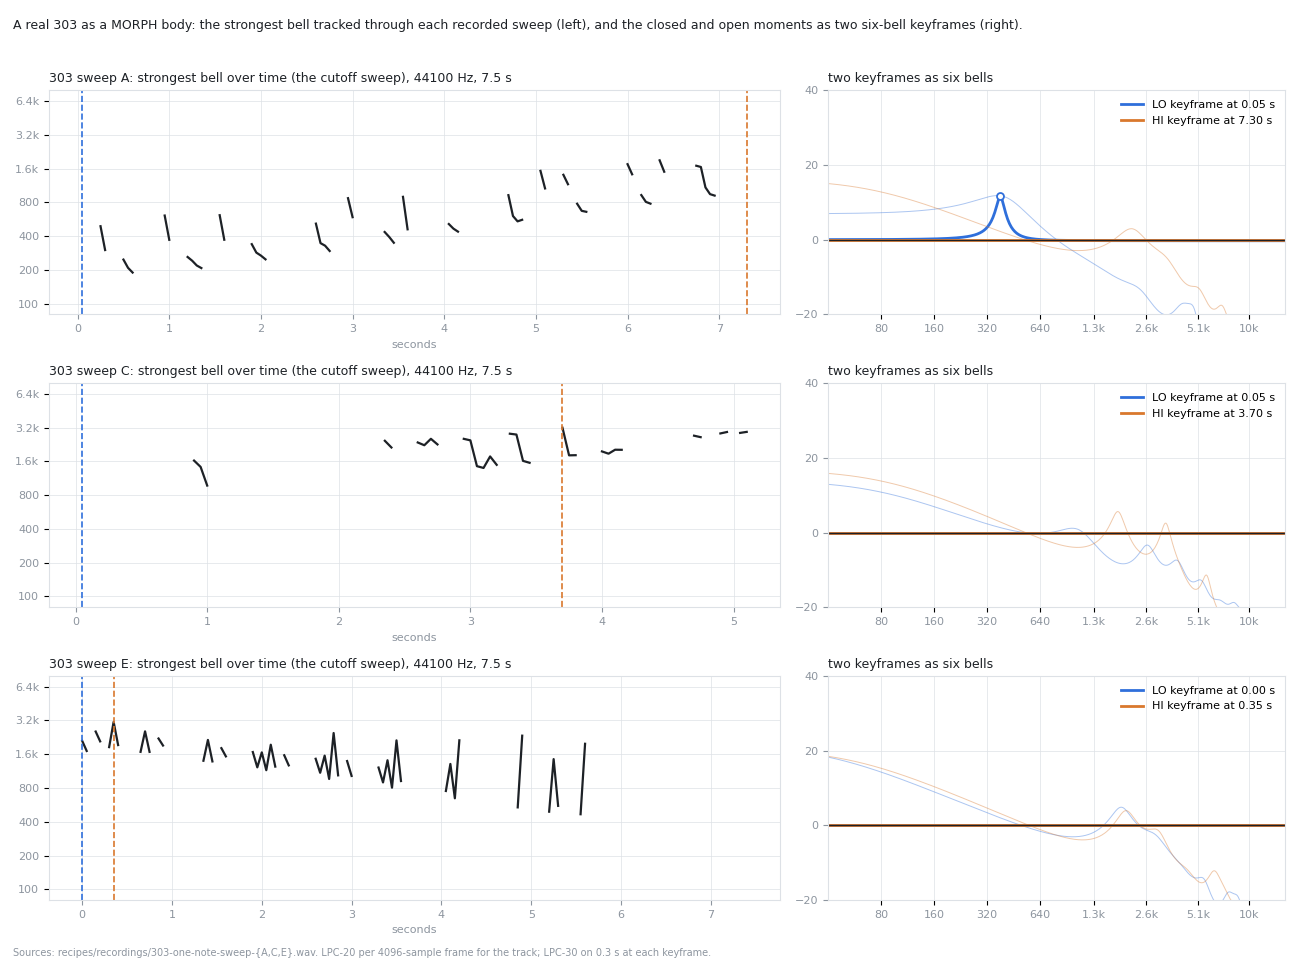

Here is the Python script that generated this plot:
import os, wave
import numpy as np
import matplotlib
matplotlib.use("Agg")
import matplotlib.pyplot as plt

HERE = os.path.dirname(os.path.abspath(__file__)); ROOT = os.path.abspath(os.path.join(HERE, "..", ".."))
INK = "#1d2126"; MUTE = "#8d959f"; GRIDC = "#dde1e6"; BLUE = "#2F6FDB"; ORANGE = "#D9782D"; GREY = "#c6ccd3"
FILES = [("303 sweep A", os.path.join(ROOT, "recipes", "recordings", "303-one-note-sweep-A.wav")),
         ("303 sweep C", os.path.join(ROOT, "recipes", "recordings", "303-one-note-sweep-C.wav")),
         ("303 sweep E", os.path.join(ROOT, "recipes", "recordings", "303-one-note-sweep-E.wav"))]


def read(path):
    try:
        import soundfile as sf
        x, fs = sf.read(path, always_2d=True); return x.mean(axis=1).astype(np.float64), fs
    except ImportError:
        w = wave.open(path, "rb"); n, ch, sw, fs = w.getnframes(), w.getnchannels(), w.getsampwidth(), w.getframerate()
        raw = w.readframes(n); w.close()
        if sw == 2:
            x = np.frombuffer(raw, dtype="<i2").astype(np.float64) / 32768
        elif sw == 3:
            b = np.frombuffer(raw, dtype=np.uint8).reshape(-1, 3)
            x = (b[:, 0].astype(np.int32) | (b[:, 1].astype(np.int32) << 8) | (b[:, 2].astype(np.int32) << 16))
            x = np.where(x >= 1 << 23, x - (1 << 24), x).astype(np.float64) / (1 << 23)
        else:
            x = np.frombuffer(raw, dtype="<i4").astype(np.float64) / 2147483648
        return x.reshape(-1, ch).mean(axis=1), fs


def lpc(x, order, frame=4096):
    x = x - x.mean(); x = x / (np.max(np.abs(x)) + 1e-12); frame = min(frame, len(x)); hop = max(1, frame // 2); w = np.hanning(frame)
    r = np.zeros(order + 1); count = 0
    for s in range(0, max(1, len(x) - frame + 1), hop):
        seg = x[s:s + frame] * w; r += np.fft.irfft(np.abs(np.fft.rfft(seg, 2 * frame)) ** 2)[:order + 1]; count += 1
    r /= max(count, 1); r[0] *= 1 + 1e-6; a = np.zeros(order + 1); a[0] = 1; e = r[0]
    for i in range(1, order + 1):
        k = -(r[i] + np.dot(a[1:i], r[i - 1:0:-1])) / e; an = a.copy(); an[1:i] = a[1:i] + k * a[i - 1:0:-1]; an[i] = k; a = an; e *= 1 - k * k
    return a, np.sqrt(max(e, 1e-12))


def env_db(a, g, fs, hz):
    hz = np.asarray(hz, float)[:, None]; return 20 * np.log10(g / np.abs(np.sum(a * np.exp(-1j * 2 * np.pi * hz / fs * np.arange(len(a))), axis=1)))


def bells(a, g, fs, count, grid):
    e = env_db(a, g, fs, grid); med = np.median(e); roots = np.roots(a); roots = roots[(roots.imag > 0) & (np.abs(roots) < 1)]
    out = []
    for z in roots:
        f = np.angle(z) * fs / (2 * np.pi); bw = -np.log(np.abs(z)) * fs / np.pi
        if f < 30 or f > 0.45 * fs or bw > f: continue
        p = env_db(a, g, fs, [f])[0] - med
        if p >= 6: out.append((p, f, bw))
    out.sort(reverse=True); return sorted(out[:count], key=lambda t: t[1])


def section_db(fs, fp, bwp, fz, bwz, hz):
    w = 2 * np.pi * hz / fs; rp = np.exp(-np.pi * bwp / fs); tp = 2 * np.pi * fp / fs; rz = np.exp(-np.pi * bwz / fs); tz = 2 * np.pi * fz / fs
    num = np.abs(1 - 2 * rz * np.cos(tz) * np.exp(-1j * w) + rz * rz * np.exp(-2j * w)); den = np.abs(1 - 2 * rp * np.cos(tp) * np.exp(-1j * w) + rp * rp * np.exp(-2j * w))
    dc = (1 - 2 * rp * np.cos(tp) + rp * rp) / (1 - 2 * rz * np.cos(tz) + rz * rz); return 20 * np.log10(num / den * abs(dc))


def frame_db(res, fs, hz):
    t = np.zeros_like(hz)
    for p, f, bw in res:
        bw = max(1.0, min(bw, f / 10)); t += section_db(fs, f, bw, f, bw * 10 ** (min(40, max(3, p)) / 20), hz)
    return t


grid = np.geomspace(40, 16000, 500)
fig, axes = plt.subplots(len(FILES), 2, figsize=(13, 3.2 * len(FILES)), dpi=100, gridspec_kw={"width_ratios": [1.6, 1]})
fig.patch.set_facecolor("white")
lines = []
for row, (name, path) in enumerate(FILES):
    x, fs = read(path); x = x - x.mean()
    n = len(x); hop = int(0.05 * fs); frame = 4096
    times, peaks = [], []
    for s in range(0, n - frame, hop):
        a, g = lpc(x[s:s + frame], 20); r = bells(a, g, fs, 1, grid)
        times.append(s / fs); peaks.append(r[0][1] if r else np.nan)
    ax = axes[row, 0]
    ax.plot(times, peaks, color=INK, lw=1.6)
    ax.set_yscale("log"); ax.set_ylim(80, 8000); ax.set_yticks([100, 200, 400, 800, 1600, 3200, 6400]); ax.set_yticklabels(["100", "200", "400", "800", "1.6k", "3.2k", "6.4k"], fontsize=8, color=MUTE)
    ax.tick_params(axis="x", labelsize=8, colors=MUTE); ax.grid(True, color=GRIDC, lw=0.5); ax.minorticks_off()
    for sp in ax.spines.values(): sp.set_color(GRIDC)
    ax.set_title(f"{name}: strongest bell over time (the cutoff sweep), {fs} Hz, {n / fs:.1f} s", fontsize=9, color=INK, loc="left")
    ax.set_xlabel("seconds", fontsize=8, color=MUTE)
    valid = [(t, p) for t, p in zip(times, peaks) if np.isfinite(p)]
    lo_t = valid[0][0] if valid else 0.0
    hi_i = int(np.nanargmax(peaks)); hi_t = times[hi_i]
    keys = []
    for label, colour, t0 in (("LO keyframe", BLUE, lo_t), ("HI keyframe", ORANGE, hi_t)):
        seg = x[int(t0 * fs): int(t0 * fs) + int(0.3 * fs)]
        a, g = lpc(seg, 30); res = bells(a, g, fs, 6, grid); keys.append((label, colour, t0, res, a, g))
        ax.axvline(t0, color=colour, lw=1.2, ls="--")
    ax2 = axes[row, 1]
    for label, colour, t0, res, a, g in keys:
        e = env_db(a, g, fs, grid); e -= np.median(e)
        ax2.plot(grid, e, color=colour, lw=0.7, alpha=0.4)
        ax2.plot(grid, frame_db(res, fs, grid), color=colour, lw=2.0, label=f"{label} at {t0:.2f} s")
        for p, f, bw in res:
            ax2.plot(f, min(40, max(3, p)), "o", ms=5, mfc="white", mec=colour, mew=1.3)
        lines.append(f"{name} {label} t={t0:.2f}s: " + "  ".join(f"{f:.0f}/{bw:.0f}({p:+.0f})" for p, f, bw in res))
    ax2.set_xscale("log"); ax2.set_xlim(40, 16000); ax2.set_ylim(-20, 40); ax2.axhline(0, color=INK, lw=0.9)
    ax2.set_xticks([80, 160, 320, 640, 1300, 2600, 5100, 10000]); ax2.set_xticklabels(["80", "160", "320", "640", "1.3k", "2.6k", "5.1k", "10k"], fontsize=8, color=MUTE)
    ax2.set_yticks([-20, 0, 20, 40]); ax2.tick_params(axis="y", labelsize=8, colors=MUTE); ax2.grid(True, color=GRIDC, lw=0.5); ax2.minorticks_off()
    for sp in ax2.spines.values(): sp.set_color(GRIDC)
    ax2.legend(fontsize=8, frameon=False, loc="upper right"); ax2.set_title("two keyframes as six bells", fontsize=9, color=INK, loc="left")
fig.suptitle("A real 303 as a MORPH body: the strongest bell tracked through each recorded sweep (left), and the closed and open moments as two six-bell keyframes (right).", fontsize=9, color=INK, x=0.01, ha="left")
fig.text(0.01, 0.004, "Sources: recipes/recordings/303-one-note-sweep-{A,C,E}.wav. LPC-20 per 4096-sample frame for the track; LPC-30 on 0.3 s at each keyframe.", fontsize=7, color=MUTE)
fig.tight_layout(rect=(0, 0.01, 1, 0.97))
out = os.path.join(HERE, "tb303_sweep_keyframes.png"); fig.savefig(out, facecolor="white")
open(os.path.join(HERE, "tb303_sweep_keyframes.txt"), "w", encoding="utf-8").write("\n".join(lines) + "\n"); print(out)
